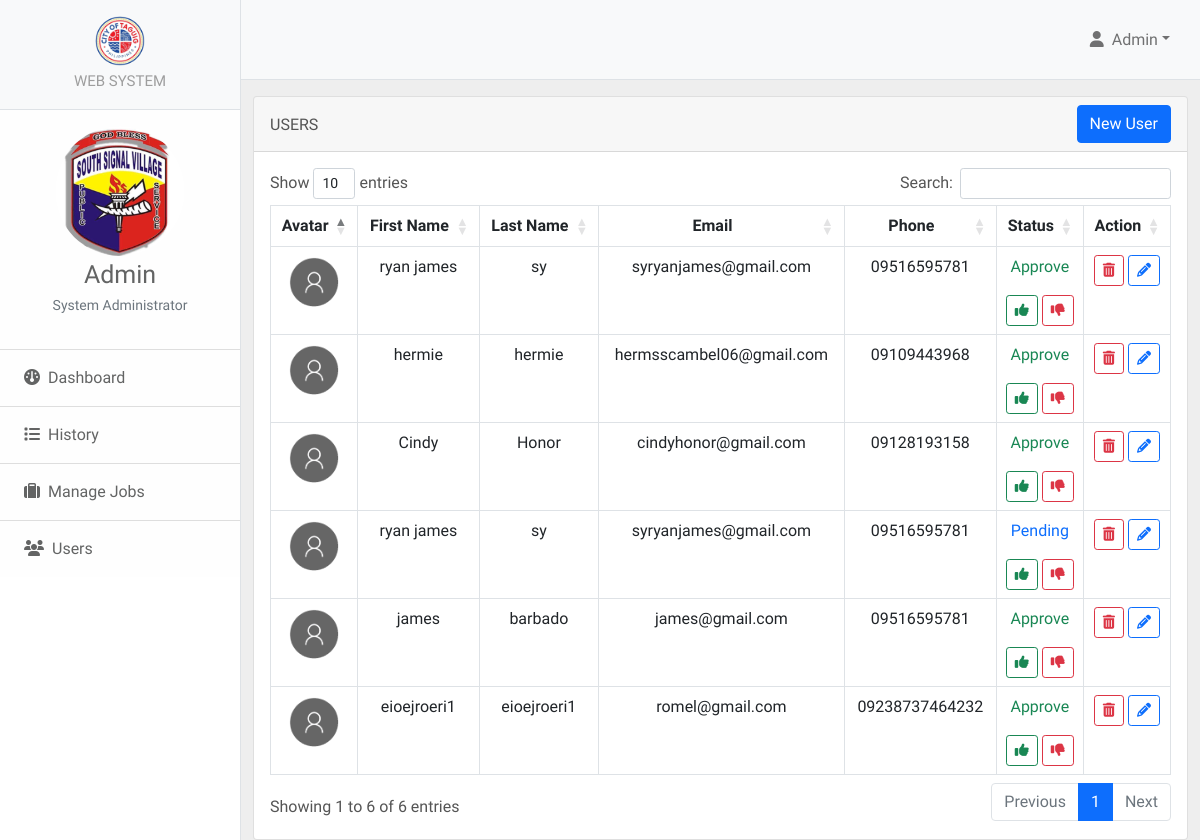
Screenshot of /admin.php?page=a_users (signed in) with the database file from the repository.
### tables this page shows
CREATE TABLE `tbl_logo` (
  `logo_id` int(11) NOT NULL,
  `path` text NOT NULL,
  `web_title` text NOT NULL
);

CREATE TABLE `tbl_user` (
  `user_id` int(11) NOT NULL,
  `username` text NOT NULL,
  `f_name` text NOT NULL,
  `l_name` text NOT NULL,
  `email` text NOT NULL,
  `phone` text NOT NULL,
  `password` text NOT NULL,
  `userType` int(11) NOT NULL,
  `avatar` text NOT NULL,
  `u_status` int(11) NOT NULL
);

### loader.php (called while the page is built, shortened)
<?php
    function autoLoader($className) {
        $path = "Classes/";
        $extension = ".php";
        $filename = $path . $className . $extension;
    }
?>

### Classes/Settings.php (called while the page is built, shortened)
<?php
class Settings
{
    private $conn;
    public function __construct($conn)
    {
        $this->conn = $conn;
    }
    public function getLogo()
    {
        try {
            $stmt = $this->conn->prepare("SELECT * FROM tbl_logo");
            $stmt->execute();
            if ($row = $stmt->fetch(PDO::FETCH_ASSOC)) {
                return $row;
            }
        } catch (Exception $e) {
            return array(
                'message' => $e->getMessage(),
                'status' => 'error'
            );
        }
    }
}

### Classes/Login.php (called while the page is built, shortened)
<?php
class Login
{
    private $conn;
    public function __construct($conn)
    {
        $this->conn = $conn;
    }
    public function showUser($id)
    {
        try {
            $stmt = $this->conn->prepare("SELECT * FROM tbl_user WHERE user_id=$id LIMIT 01");
            $stmt->execute();
            if ($row = $stmt->fetch(PDO::FETCH_ASSOC)) {
                return $row;
            }
        } catch (Exception $e) {
            die($e->getMessage());
        }
    }
    public function getUser()
    {
        try {
            $stmt = $this->conn->prepare("SELECT * FROM tbl_user WHERE userType=1");
            $stmt->execute();
            $arr = array();
            while ($row = $stmt->fetch(PDO::FETCH_ASSOC)) {
                $arr[] = $row;
            }
            return $arr;
        } catch (Exception $e) {
            return array(
                'message' => $e->getMessage(),
                'status' => 'error'
            );
        }
    }
}

### a_users.php (the view, shortened to what this page needs)
<div class="container-fluid pt-3">
    <div class="card">
        <div class="card-header">
            <div class="row">
                <div class="col mt-2">
                    USERS
                </div>
                <div class="col">
                    <button style="float: right;" class="btn btn-primary" data-bs-toggle="modal" data-bs-target="#userModal">New User</button>
                </div>
            </div>
        </div>
        <div class="card-body">
            <div style="overflow: auto;">
                <table id="tbl" class="table table-bordered" style="width: 100%;">
                    <thead>
                        <tr>
                            <th class="text-center">Avatar</th>
                            <th class="text-center">First Name</th>
                            <th class="text-center">Last Name</th>
                            <th class="text-center">Email</th>
                            <th class="text-center">Phone</th>
                            <th class="text-center">Status</th>
                            <th class="text-center">Action</th>
                        </tr>
                    </thead>
                    <tbody>
                        <?php foreach ($loginObj->getUser() as $user) : ?>
                            <tr>
                                <td class="text-center"><img style="border-radius: 50%;margin: auto;" src="uploads/<?= $user['avatar']; ?>" alt="LOGO" width="50" height="50" class="d-inline-block align-text-top"></td>
                                <td class="text-center"><?= $user['f_name']; ?></td>
                                <td class="text-center"><?= $user['l_name']; ?></td>
                                <td class="text-center"><?= $user['email']; ?></td>
                                <td class="text-center"><?= $user['phone'];  ?></td>
                                <td class="text-center">
                                    <?php
                                    switch ($user['u_status']) {
                                        case 0:
                                            echo "<p class='text-primary'>Pending</p>";
                                            break;
                                        case 1:
                                            echo "<p class='text-success'>Approve</p>";
                                            break;
                                    }
                                    ?>
                                    <button class="btn-sm btn btn-outline-success" onclick="Approval('<?= $user['user_id'] ?>', '1')"><i class="fa-solid fa-thumbs-up"></i></button>
                                    <button class="btn-sm btn btn-outline-danger" onclick="Approval('<?= $user['user_id'] ?>', '2')"><i class="fa-solid fa-thumbs-down"></i></button>
                                </td>
                                <td class="text-center">
                                    <button class="btn-sm btn btn-outline-danger" onclick="destroy('<?= $user['user_id'] ?>')"><i class="fa-solid fa-trash-can"></i></button>
                                    <a class="btn-sm btn btn-outline-primary" href="?page=a_users&id=<?= $user['user_id'] ?>"><i class="fa-solid fa-pencil"></i></a>
                                </td>
                            </tr>
                        <?php endforeach; ?>
                    </tbody>
                </table>
            </div>
        </div>
    </div>
</div>

### sidebar.php (shortened to what this page needs)
<div class="border-end bg-white" id="sidebar-wrapper">
    <div class="sidebar-heading border-bottom bg-light">
        <center><a href="."><img style="border-radius: 50%;margin: auto;" src="./uploads/<?= $settingObj->getLogo()['path']; ?>" alt="LOGO" width="50" height="50" class="d-inline-block align-text-top">
                <br><span style="color: #9e9e9e;font-size: 15px">WEB SYSTEM</span></a>
        </center>
    </div>
    <div class="list-group list-group-flush">
        <a class="list-group-item list-group-item-light p-3" data-bs-toggle="modal" data-bs-target="#changePassModal">
            <center><img src="./uploads/<?= $userData['avatar']; ?>" alt="avatar" width="130" height="130" style="border-radius: 50%;">
                <p><span style="font-size: 25px;"><?= ucwords($userData['f_name']); ?></span><br><span class="text-muted" style="font-size: 14px;"> <?= $userData['userType'] == 0 ? 'System Administrator' : 'System User'; ?> </span></p>
            </center>
        </a>
        <?php if ($userData['userType'] == 0) : ?>
            <a class="list-group-item list-group-item-action list-group-item-light p-3 <?= $home; ?>" href="admin.php"><i class="fa-solid fa-gauge px-2"></i>Dashboard</a>
            <a class="list-group-item list-group-item-action list-group-item-light p-3 <?= $home; ?>" href="?page=history_registered"><i class="fa-solid fa-list px-2"></i>History</a>
            <a class="list-group-item list-group-item-action list-group-item-light p-3 <?= $job; ?>" href="?page=a_jobs"><i class="fa-solid fa-suitcase px-2"></i>Manage Jobs</a>
            <?php if (isset($userData['userType']) && $userData['userType'] == 0) : ?>
                <a class="list-group-item list-group-item-action list-group-item-light p-3 <?= $user; ?>" href="?page=a_users"><i class="fa-solid fa-users px-2"></i>Users</a>
            <?php endif; ?>
        <?php endif; ?>
    </div>
</div>
<div id="page-content-wrapper">
    <nav class="navbar navbar-expand-lg navbar-light bg-light border-bottom" style="height:80px;">
        <div class="container-fluid">
            <div class="collapse navbar-collapse" id="navbarSupportedContent">
                <ul class="navbar-nav ms-auto mt-2 mt-lg-0">
                    <li class="nav-item dropdown py-3" style="padding: 10px;">
                    <a class="nav-link dropdown-toggle" id="navbarDropdown" href="#" role="button" data-bs-toggle="dropdown" aria-haspopup="true" aria-expanded="false">
                            <i class="fa-solid fa-user px-2"></i><?= ucwords($userData['f_name']); ?></a>
                    </li>
                </ul>
            </div>
        </div>
    </nav>

### rows the page displays
tbl_logo: path (picture)
tbl_user: avatar (picture), f_name "Admin"
tbl_user: avatar (placeholder picture), f_name "ryan james", l_name "sy", email "syryanjames@gmail.com", phone "09516595781", u_status "Approve"
tbl_user: avatar (placeholder picture), f_name "hermie", l_name "hermie", email "hermsscambel06@gmail.com", phone "09109443968", u_status "Approve"
tbl_user: avatar (placeholder picture), f_name "Cindy", l_name "Honor", email "cindyhonor@gmail.com", phone "09128193158", u_status "Approve"
tbl_user: avatar (placeholder picture), f_name "ryan james", l_name "sy", email "syryanjames@gmail.com", phone "09516595781", u_status "Pending"
tbl_user: avatar (placeholder picture), f_name "james", l_name "barbado", email "james@gmail.com", phone "09516595781", u_status "Approve"
tbl_user: avatar (placeholder picture), f_name "eioejroeri1", l_name "eioejroeri1", email "romel@gmail.com", phone "09238737464232", u_status "Approve"
